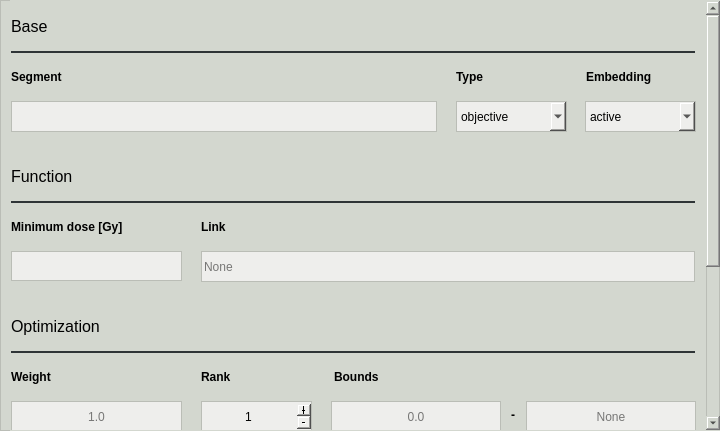
<?xml version="1.0" encoding="UTF-8"?>
<ui version="4.0">
 <class>squared_underdosing_window</class>
 <widget class="QMainWindow" name="squared_underdosing_window">
  <property name="windowModality">
   <enum>Qt::ApplicationModal</enum>
  </property>
  <property name="geometry">
   <rect>
    <x>0</x>
    <y>0</y>
    <width>720</width>
    <height>431</height>
   </rect>
  </property>
  <property name="minimumSize">
   <size>
    <width>720</width>
    <height>431</height>
   </size>
  </property>
  <property name="maximumSize">
   <size>
    <width>720</width>
    <height>431</height>
   </size>
  </property>
  <property name="windowTitle">
   <string>Squared Underdosing Editor</string>
  </property>
  <property name="styleSheet">
   <string notr="true">color: rgb(0, 0, 0);
background-color: rgb(211, 215, 207);</string>
  </property>
  <widget class="QWidget" name="body_widget">
   <property name="styleSheet">
    <string notr="true">color: rgb(0, 0, 0);
background-color: rgb(211, 215, 207);
border: 1px solid;
border-color: rgb(186, 189, 182);</string>
   </property>
   <widget class="QScrollArea" name="scroll_area">
    <property name="geometry">
     <rect>
      <x>10</x>
      <y>0</y>
      <width>711</width>
      <height>431</height>
     </rect>
    </property>
    <property name="styleSheet">
     <string notr="true">border-color: transparent;</string>
    </property>
    <property name="widgetResizable">
     <bool>false</bool>
    </property>
    <widget class="QWidget" name="scroll_contents">
     <property name="geometry">
      <rect>
       <x>0</x>
       <y>-252</y>
       <width>690</width>
       <height>681</height>
      </rect>
     </property>
     <widget class="QComboBox" name="embedding_cbox">
      <property name="geometry">
       <rect>
        <x>574</x>
        <y>100</y>
        <width>111</width>
        <height>31</height>
       </rect>
      </property>
      <property name="cursor">
       <cursorShape>PointingHandCursor</cursorShape>
      </property>
      <property name="styleSheet">
       <string notr="true">color: rgb(0, 0, 0);
background-color: rgb(238, 238, 236);
border: 1px solid;
border-color: rgb(186, 189, 182);</string>
      </property>
      <property name="currentIndex">
       <number>0</number>
      </property>
      <item>
       <property name="text">
        <string>active</string>
       </property>
      </item>
      <item>
       <property name="text">
        <string>passive</string>
       </property>
      </item>
     </widget>
     <widget class="QLabel" name="segment_label">
      <property name="geometry">
       <rect>
        <x>0</x>
        <y>60</y>
        <width>431</width>
        <height>31</height>
       </rect>
      </property>
      <property name="font">
       <font>
        <weight>75</weight>
        <bold>true</bold>
       </font>
      </property>
      <property name="styleSheet">
       <string notr="true">border: 0px solid;</string>
      </property>
      <property name="text">
       <string>Segment</string>
      </property>
     </widget>
     <widget class="QLabel" name="embedding_label">
      <property name="geometry">
       <rect>
        <x>575</x>
        <y>60</y>
        <width>109</width>
        <height>31</height>
       </rect>
      </property>
      <property name="font">
       <font>
        <weight>75</weight>
        <bold>true</bold>
       </font>
      </property>
      <property name="styleSheet">
       <string notr="true">border: 0px solid;</string>
      </property>
      <property name="text">
       <string>Embedding</string>
      </property>
     </widget>
     <widget class="QLabel" name="base_label">
      <property name="geometry">
       <rect>
        <x>0</x>
        <y>10</y>
        <width>684</width>
        <height>31</height>
       </rect>
      </property>
      <property name="font">
       <font>
        <pointsize>12</pointsize>
       </font>
      </property>
      <property name="styleSheet">
       <string notr="true">border: 0px solid;</string>
      </property>
      <property name="text">
       <string>Base</string>
      </property>
     </widget>
     <widget class="QComboBox" name="type_cbox">
      <property name="geometry">
       <rect>
        <x>445</x>
        <y>100</y>
        <width>111</width>
        <height>31</height>
       </rect>
      </property>
      <property name="cursor">
       <cursorShape>PointingHandCursor</cursorShape>
      </property>
      <property name="styleSheet">
       <string notr="true">color: rgb(0, 0, 0);
background-color: rgb(238, 238, 236);
border: 1px solid;
border-color: rgb(186, 189, 182);</string>
      </property>
      <property name="currentIndex">
       <number>0</number>
      </property>
      <item>
       <property name="text">
        <string>objective</string>
       </property>
      </item>
      <item>
       <property name="text">
        <string>constraint</string>
       </property>
      </item>
     </widget>
     <widget class="Line" name="base_line">
      <property name="geometry">
       <rect>
        <x>0</x>
        <y>50</y>
        <width>684</width>
        <height>2</height>
       </rect>
      </property>
      <property name="styleSheet">
       <string notr="true">border-color: rgb(46, 52, 54);</string>
      </property>
     </widget>
     <widget class="QLineEdit" name="segment_ledit">
      <property name="geometry">
       <rect>
        <x>0</x>
        <y>100</y>
        <width>426</width>
        <height>31</height>
       </rect>
      </property>
      <property name="styleSheet">
       <string notr="true">color: rgb(0, 0, 0);
background-color: rgb(238, 238, 236);
border: 1px solid;
border-color: rgb(186, 189, 182);</string>
      </property>
     </widget>
     <widget class="QLabel" name="type_label">
      <property name="geometry">
       <rect>
        <x>445</x>
        <y>60</y>
        <width>111</width>
        <height>31</height>
       </rect>
      </property>
      <property name="font">
       <font>
        <weight>75</weight>
        <bold>true</bold>
       </font>
      </property>
      <property name="styleSheet">
       <string notr="true">border: 0px solid;</string>
      </property>
      <property name="text">
       <string>Type</string>
      </property>
     </widget>
     <widget class="QPushButton" name="close_component_pbutton">
      <property name="geometry">
       <rect>
        <x>614</x>
        <y>640</y>
        <width>71</width>
        <height>31</height>
       </rect>
      </property>
      <property name="cursor">
       <cursorShape>PointingHandCursor</cursorShape>
      </property>
      <property name="styleSheet">
       <string notr="true">color: rgb(0, 0, 0);
background-color: rgb(238, 238, 236);
border: 1px solid;
border-color: rgb(186, 189, 182);</string>
      </property>
      <property name="text">
       <string>Close</string>
      </property>
     </widget>
     <widget class="QLabel" name="min_dose_label">
      <property name="geometry">
       <rect>
        <x>0</x>
        <y>210</y>
        <width>171</width>
        <height>31</height>
       </rect>
      </property>
      <property name="font">
       <font>
        <weight>75</weight>
        <bold>true</bold>
       </font>
      </property>
      <property name="styleSheet">
       <string notr="true">border: 0px solid;</string>
      </property>
      <property name="text">
       <string>Minimum dose [Gy]</string>
      </property>
     </widget>
     <widget class="QLineEdit" name="identifier_ledit">
      <property name="geometry">
       <rect>
        <x>0</x>
        <y>550</y>
        <width>381</width>
        <height>31</height>
       </rect>
      </property>
      <property name="styleSheet">
       <string notr="true">color: rgb(0, 0, 0);
background-color: rgb(238, 238, 236);
border: 1px solid;
border-color: rgb(186, 189, 182);</string>
      </property>
      <property name="placeholderText">
       <string>None</string>
      </property>
     </widget>
     <widget class="QSpinBox" name="rank_sbox">
      <property name="geometry">
       <rect>
        <x>190</x>
        <y>400</y>
        <width>111</width>
        <height>31</height>
       </rect>
      </property>
      <property name="cursor">
       <cursorShape>IBeamCursor</cursorShape>
      </property>
      <property name="styleSheet">
       <string notr="true">color: rgb(0, 0, 0);
background-color: rgb(238, 238, 236);
border: 1px solid;
border-color: rgb(186, 189, 182);</string>
      </property>
      <property name="alignment">
       <set>Qt::AlignCenter</set>
      </property>
      <property name="buttonSymbols">
       <enum>QAbstractSpinBox::PlusMinus</enum>
      </property>
      <property name="minimum">
       <number>1</number>
      </property>
      <property name="maximum">
       <number>1000</number>
      </property>
      <property name="value">
       <number>1</number>
      </property>
     </widget>
     <widget class="QLabel" name="identifier_label">
      <property name="geometry">
       <rect>
        <x>0</x>
        <y>510</y>
        <width>381</width>
        <height>31</height>
       </rect>
      </property>
      <property name="font">
       <font>
        <weight>75</weight>
        <bold>true</bold>
       </font>
      </property>
      <property name="styleSheet">
       <string notr="true">border: 0px solid;</string>
      </property>
      <property name="text">
       <string>Identifier</string>
      </property>
     </widget>
     <widget class="QLineEdit" name="link_ledit">
      <property name="geometry">
       <rect>
        <x>190</x>
        <y>250</y>
        <width>494</width>
        <height>31</height>
       </rect>
      </property>
      <property name="styleSheet">
       <string notr="true">color: rgb(0, 0, 0);
background-color: rgb(238, 238, 236);
border: 1px solid;
border-color: rgb(186, 189, 182);</string>
      </property>
      <property name="placeholderText">
       <string>None</string>
      </property>
     </widget>
     <widget class="QLabel" name="link_label">
      <property name="geometry">
       <rect>
        <x>190</x>
        <y>210</y>
        <width>494</width>
        <height>31</height>
       </rect>
      </property>
      <property name="font">
       <font>
        <weight>75</weight>
        <bold>true</bold>
       </font>
      </property>
      <property name="styleSheet">
       <string notr="true">border: none;</string>
      </property>
      <property name="text">
       <string>Link</string>
      </property>
     </widget>
     <widget class="QLabel" name="function_label">
      <property name="geometry">
       <rect>
        <x>0</x>
        <y>160</y>
        <width>684</width>
        <height>31</height>
       </rect>
      </property>
      <property name="font">
       <font>
        <pointsize>12</pointsize>
       </font>
      </property>
      <property name="styleSheet">
       <string notr="true">border: 0px solid;</string>
      </property>
      <property name="text">
       <string>Function</string>
      </property>
     </widget>
     <widget class="QLabel" name="bounds_label">
      <property name="geometry">
       <rect>
        <x>323</x>
        <y>360</y>
        <width>364</width>
        <height>31</height>
       </rect>
      </property>
      <property name="font">
       <font>
        <weight>75</weight>
        <bold>true</bold>
       </font>
      </property>
      <property name="styleSheet">
       <string notr="true">border: 0px solid;</string>
      </property>
      <property name="text">
       <string>Bounds</string>
      </property>
     </widget>
     <widget class="QLabel" name="handling_viz_label">
      <property name="geometry">
       <rect>
        <x>0</x>
        <y>460</y>
        <width>684</width>
        <height>31</height>
       </rect>
      </property>
      <property name="font">
       <font>
        <pointsize>12</pointsize>
       </font>
      </property>
      <property name="styleSheet">
       <string notr="true">border: 0px solid;</string>
      </property>
      <property name="text">
       <string>Handling &amp; Visualization</string>
      </property>
     </widget>
     <widget class="QLineEdit" name="min_dose_ledit">
      <property name="geometry">
       <rect>
        <x>0</x>
        <y>250</y>
        <width>171</width>
        <height>30</height>
       </rect>
      </property>
      <property name="styleSheet">
       <string notr="true">color: rgb(0, 0, 0);
background-color: rgb(238, 238, 236);
border: 1px solid;
border-color: rgb(186, 189, 182);</string>
      </property>
      <property name="alignment">
       <set>Qt::AlignCenter</set>
      </property>
     </widget>
     <widget class="QLabel" name="weight_label">
      <property name="geometry">
       <rect>
        <x>0</x>
        <y>360</y>
        <width>171</width>
        <height>31</height>
       </rect>
      </property>
      <property name="font">
       <font>
        <weight>75</weight>
        <bold>true</bold>
       </font>
      </property>
      <property name="styleSheet">
       <string notr="true">border: 0px solid;</string>
      </property>
      <property name="text">
       <string>Weight</string>
      </property>
     </widget>
     <widget class="QPushButton" name="save_component_pbutton">
      <property name="geometry">
       <rect>
        <x>534</x>
        <y>640</y>
        <width>71</width>
        <height>31</height>
       </rect>
      </property>
      <property name="cursor">
       <cursorShape>PointingHandCursor</cursorShape>
      </property>
      <property name="styleSheet">
       <string notr="true">color: rgb(0, 0, 0);
background-color: rgb(238, 238, 236);
border: 1px solid;
border-color: rgb(186, 189, 182);</string>
      </property>
      <property name="text">
       <string>Save</string>
      </property>
     </widget>
     <widget class="Line" name="function_line">
      <property name="geometry">
       <rect>
        <x>0</x>
        <y>200</y>
        <width>684</width>
        <height>2</height>
       </rect>
      </property>
      <property name="styleSheet">
       <string notr="true">border-color: rgb(46, 52, 54);</string>
      </property>
     </widget>
     <widget class="QLabel" name="conjunction">
      <property name="geometry">
       <rect>
        <x>494</x>
        <y>405</y>
        <width>16</width>
        <height>17</height>
       </rect>
      </property>
      <property name="font">
       <font>
        <weight>75</weight>
        <bold>true</bold>
       </font>
      </property>
      <property name="styleSheet">
       <string notr="true">border: none;</string>
      </property>
      <property name="text">
       <string>-</string>
      </property>
      <property name="alignment">
       <set>Qt::AlignCenter</set>
      </property>
     </widget>
     <widget class="QLabel" name="optimization_label">
      <property name="geometry">
       <rect>
        <x>0</x>
        <y>310</y>
        <width>684</width>
        <height>31</height>
       </rect>
      </property>
      <property name="font">
       <font>
        <pointsize>12</pointsize>
       </font>
      </property>
      <property name="styleSheet">
       <string notr="true">border: 0px solid;</string>
      </property>
      <property name="text">
       <string>Optimization</string>
      </property>
     </widget>
     <widget class="QLabel" name="rank_label">
      <property name="geometry">
       <rect>
        <x>190</x>
        <y>360</y>
        <width>111</width>
        <height>31</height>
       </rect>
      </property>
      <property name="font">
       <font>
        <weight>75</weight>
        <bold>true</bold>
       </font>
      </property>
      <property name="styleSheet">
       <string notr="true">border: 0px solid;</string>
      </property>
      <property name="text">
       <string>Rank</string>
      </property>
     </widget>
     <widget class="QLineEdit" name="upper_bound_ledit">
      <property name="geometry">
       <rect>
        <x>515</x>
        <y>400</y>
        <width>170</width>
        <height>31</height>
       </rect>
      </property>
      <property name="styleSheet">
       <string notr="true">color: rgb(0, 0, 0);
background-color: rgb(238, 238, 236);
border: 1px solid;
border-color: rgb(186, 189, 182);</string>
      </property>
      <property name="alignment">
       <set>Qt::AlignCenter</set>
      </property>
      <property name="placeholderText">
       <string>None</string>
      </property>
     </widget>
     <widget class="QLineEdit" name="weight_ledit">
      <property name="geometry">
       <rect>
        <x>0</x>
        <y>400</y>
        <width>171</width>
        <height>31</height>
       </rect>
      </property>
      <property name="styleSheet">
       <string notr="true">color: rgb(0, 0, 0);
background-color: rgb(238, 238, 236);
border: 1px solid;
border-color: rgb(186, 189, 182);</string>
      </property>
      <property name="alignment">
       <set>Qt::AlignCenter</set>
      </property>
      <property name="placeholderText">
       <string>1.0</string>
      </property>
     </widget>
     <widget class="QCheckBox" name="disp_component_check">
      <property name="geometry">
       <rect>
        <x>0</x>
        <y>600</y>
        <width>231</width>
        <height>23</height>
       </rect>
      </property>
      <property name="cursor">
       <cursorShape>PointingHandCursor</cursorShape>
      </property>
      <property name="styleSheet">
       <string notr="true">border: 0px;
color: rgb(0, 0, 0);</string>
      </property>
      <property name="text">
       <string>Display component</string>
      </property>
      <property name="checked">
       <bool>true</bool>
      </property>
     </widget>
     <widget class="Line" name="handling_viz_line">
      <property name="geometry">
       <rect>
        <x>0</x>
        <y>500</y>
        <width>684</width>
        <height>2</height>
       </rect>
      </property>
      <property name="styleSheet">
       <string notr="true">border-color: rgb(46, 52, 54);</string>
      </property>
     </widget>
     <widget class="Line" name="optimization_line">
      <property name="geometry">
       <rect>
        <x>0</x>
        <y>350</y>
        <width>684</width>
        <height>2</height>
       </rect>
      </property>
      <property name="styleSheet">
       <string notr="true">border-color: rgb(46, 52, 54);</string>
      </property>
     </widget>
     <widget class="QLineEdit" name="lower_bound_ledit">
      <property name="geometry">
       <rect>
        <x>320</x>
        <y>400</y>
        <width>170</width>
        <height>31</height>
       </rect>
      </property>
      <property name="styleSheet">
       <string notr="true">color: rgb(0, 0, 0);
background-color: rgb(238, 238, 236);
border: 1px solid;
border-color: rgb(186, 189, 182);</string>
      </property>
      <property name="alignment">
       <set>Qt::AlignCenter</set>
      </property>
      <property name="placeholderText">
       <string>0.0</string>
      </property>
     </widget>
    </widget>
   </widget>
  </widget>
 </widget>
 <resources>
  <include location="../../assets/resources.qrc"/>
 </resources>
 <connections/>
</ui>
